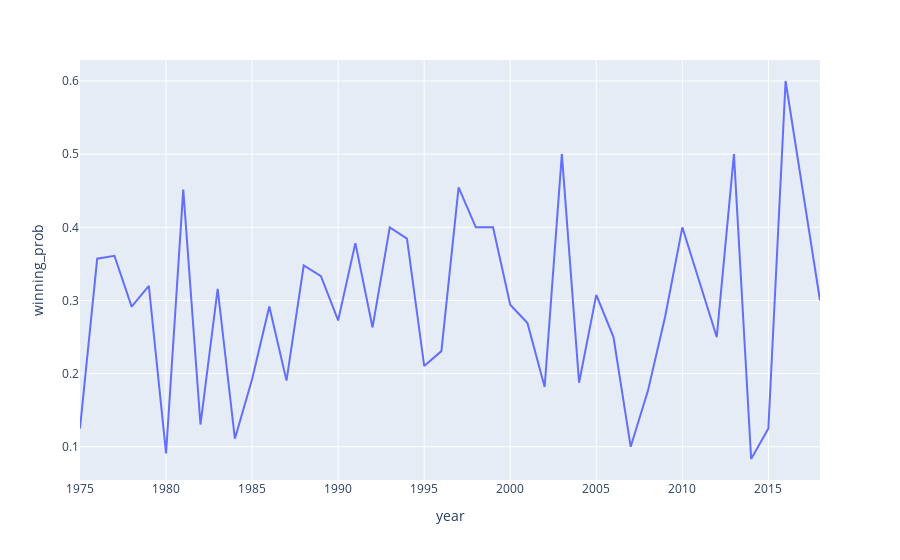

Source (notebook cell):
### Code cell
# 5. Winning probability year to year
merged_years['winning_prob'] = merged_years['oscars']/merged_years['nominations']
fig = px.line(merged_years, x='year', y='winning_prob')
fig.show()

### Figure 1 — Plotly figure (JSON) as saved in the notebook; plotly's stock layout.template omitted (floating-point values rounded to 4 significant figures)
{"data": [{"hoverlabel": {"namelength": 0}, "hovertemplate": "year=%{x}<br>winning_prob=%{y}", "legendgroup": "", "line": {"color": "#636efa", "dash": "solid"}, "mode": "lines", "name": "", "showlegend": false, "type": "scatter", "x": [1975, 1976, 1977, 1978, 1979, 1980, 1981, 1982, 1983, 1984, 1985, 1986, 1987, 1988, 1989, 1990, 1991, 1992, 1993, 1994, 1995, 1996, 1997, 1998, 1999, 2000, 2001, 2002, 2003, 2004, 2005, 2006, 2007, 2008, 2009, 2010, 2012, 2013, 2014, 2015, 2016, 2018], "xaxis": "x", "y": [0.125, 0.3571, 0.3611, 0.2917, 0.32, 0.09091, 0.4516, 0.1304, 0.3158, 0.1111, 0.1923, 0.2917, 0.1905, 0.3478, 0.3333, 0.2727, 0.3784, 0.2632, 0.4, 0.3846, 0.2105, 0.2308, 0.4545, 0.4, 0.4, 0.2941, 0.2692, 0.1818, 0.5, 0.1875, 0.3077, 0.25, 0.1, 0.1765, 0.2778, 0.4, 0.25, 0.5, 0.08333, 0.125, 0.6, 0.3], "yaxis": "y"}], "layout": {"legend": {"tracegroupgap": 0}, "margin": {"t": 60}, "xaxis": {"anchor": "y", "domain": [0, 1], "title": {"text": "year"}}, "yaxis": {"anchor": "x", "domain": [0, 1], "title": {"text": "winning_prob"}}}}
